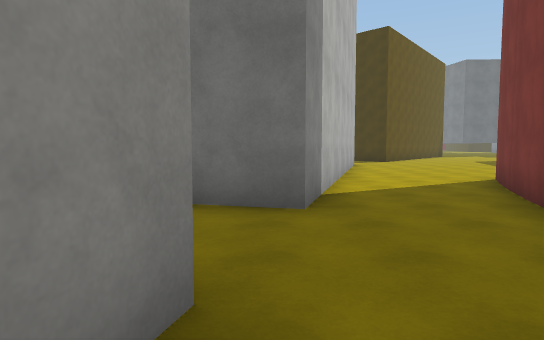
view 1 (above)

24 first-person views from a walk through a scene from a Unity 3-D project. The camera is 1.5 m above the floor, tilts 4° down and sees 75° across. The floor is counted in squares, 2 m on a side. Each view is taken from the middle of a square. On the plan, view 1 faces up. The plan holds only what a view shows up to about 11 squares ahead; the rest is blank. The place goes on beyond the plan. The player is left out. Surface patterns are stand-ins for the level's own textures.

view 2
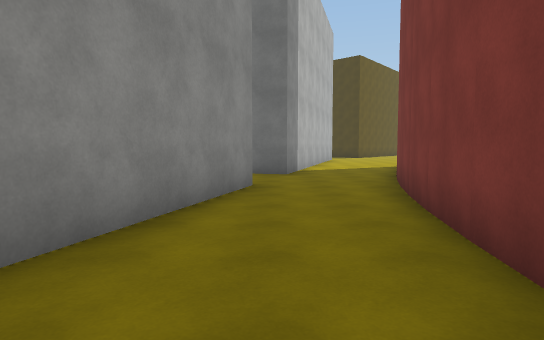

view 3
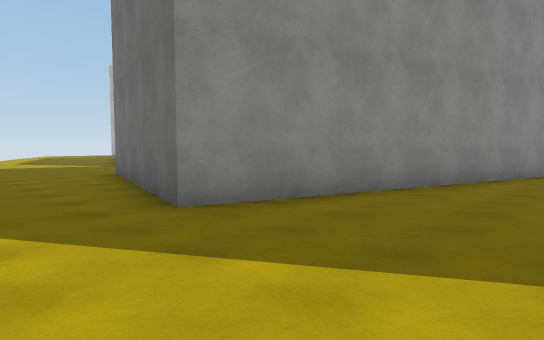

view 4
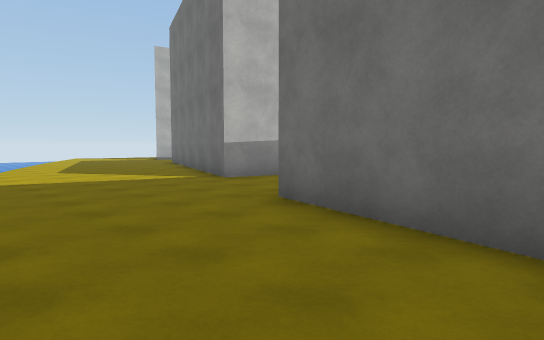

view 5
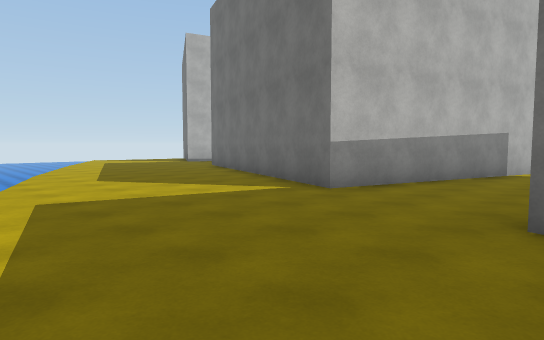

view 6
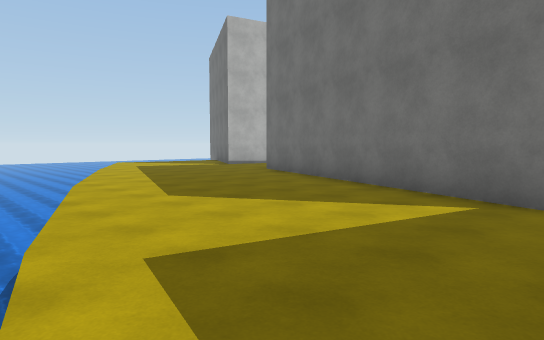

view 7
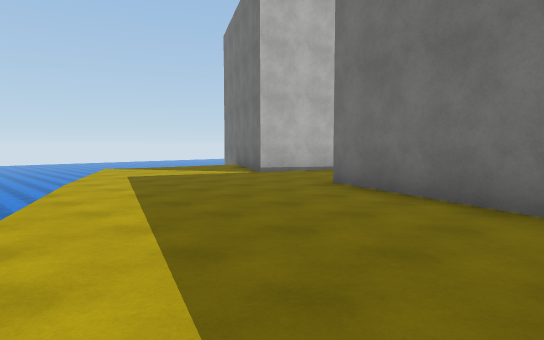

view 8
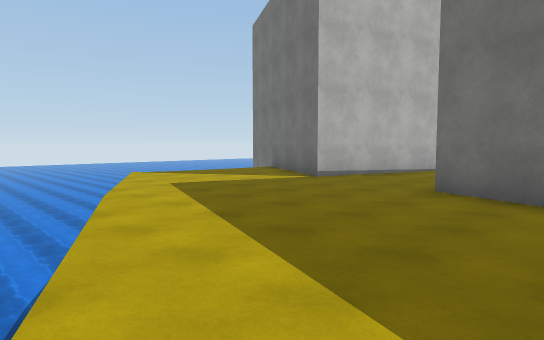

view 9
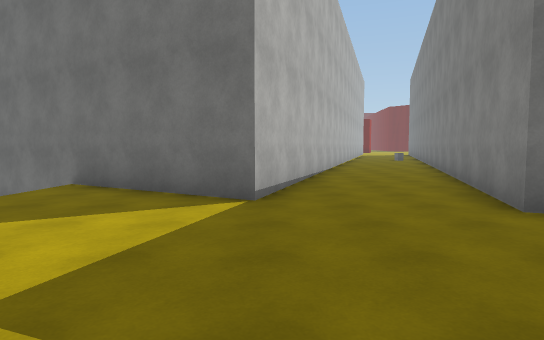

view 10
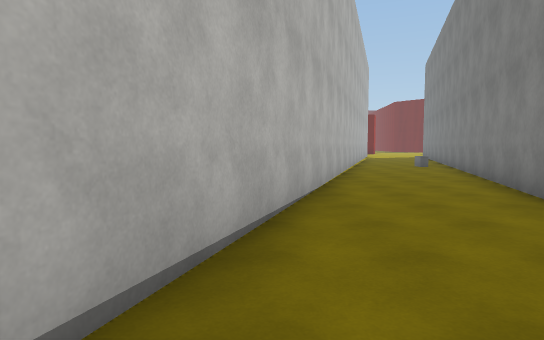

view 11
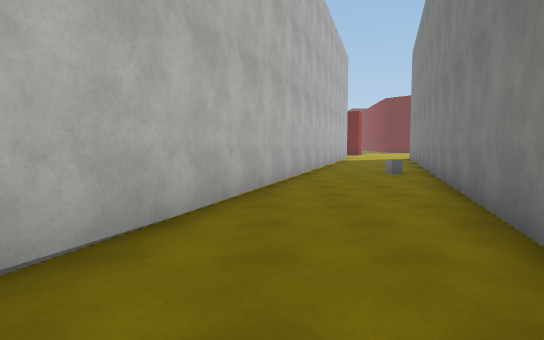

view 12
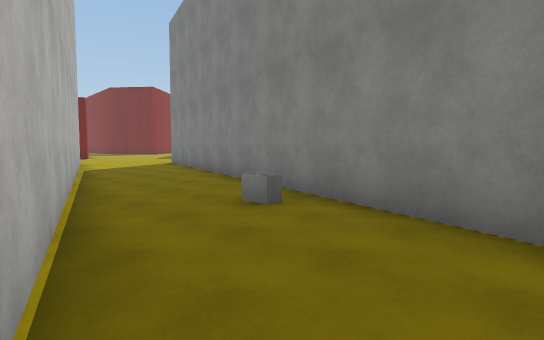

view 13
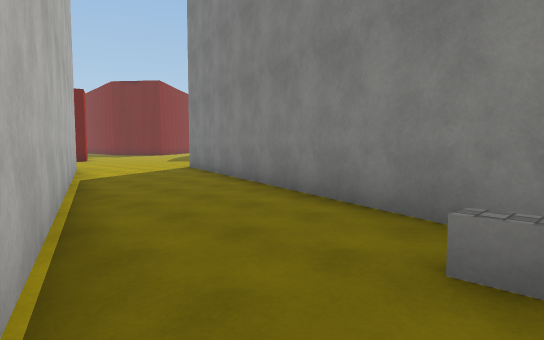

view 14
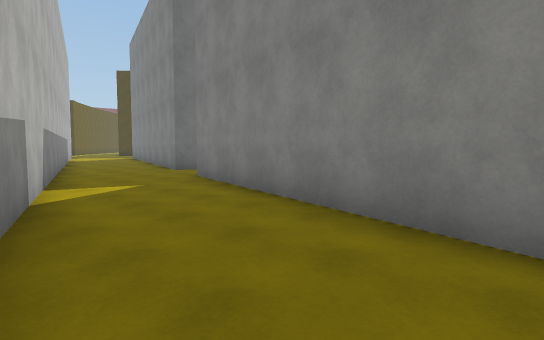

view 15
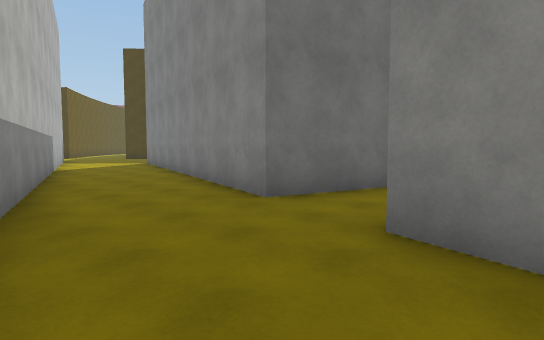

view 16
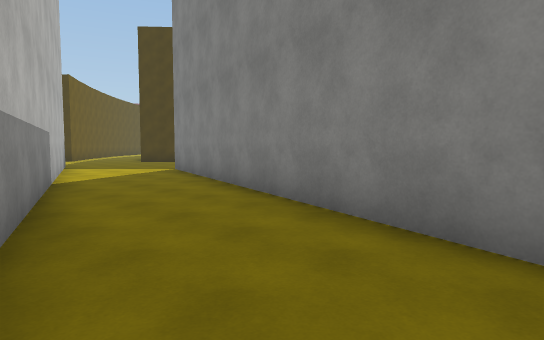

view 17
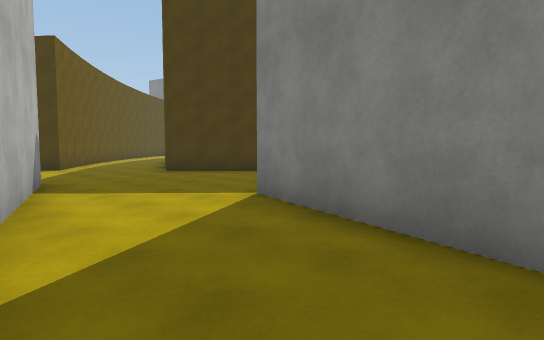

view 18
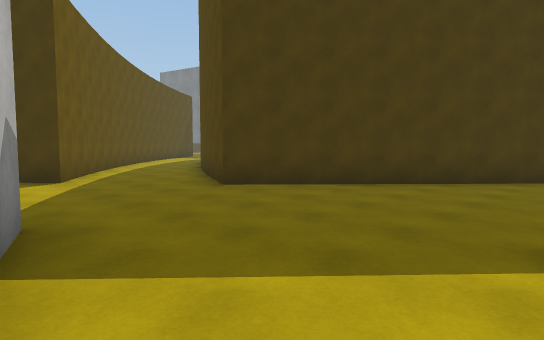

view 19
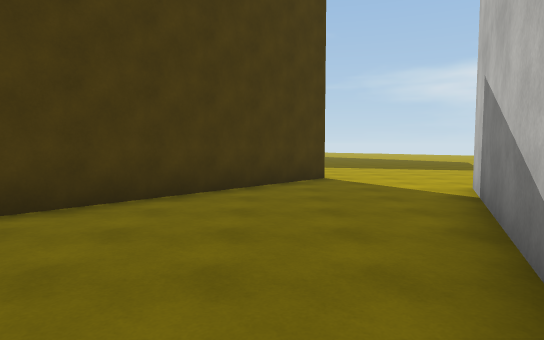

view 20
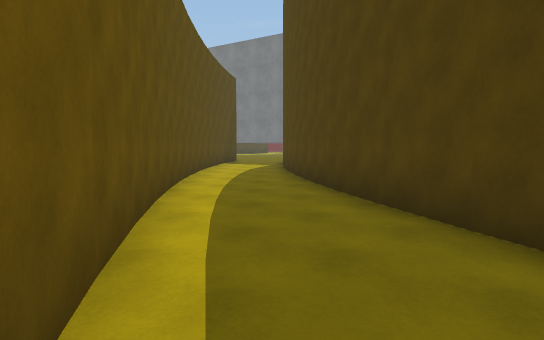

view 21
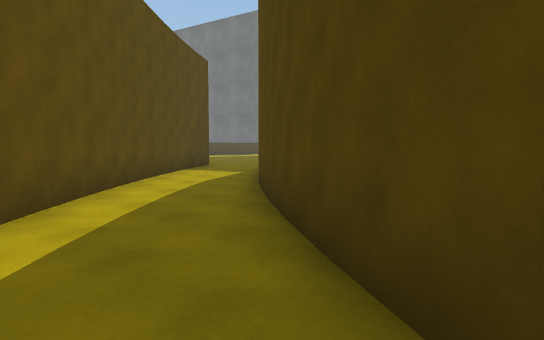

view 22
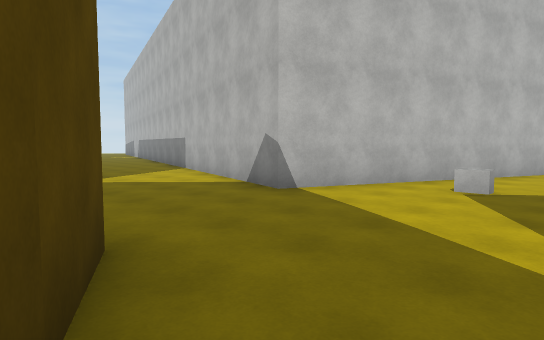

view 23
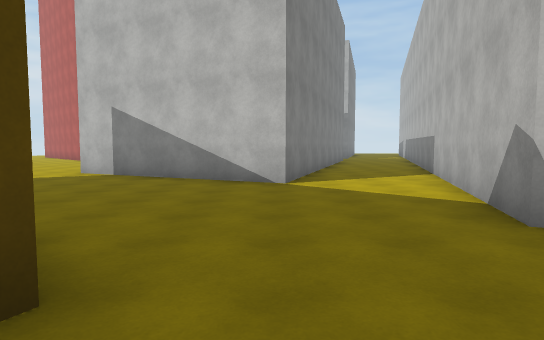

view 24
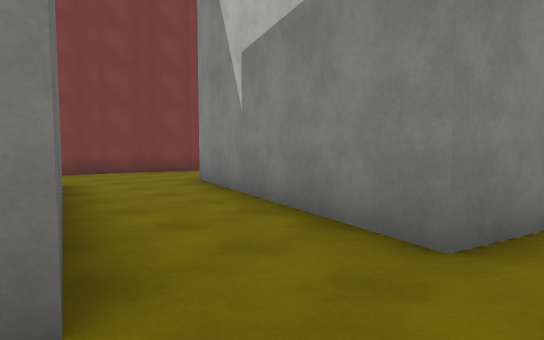

### Floor plan
Key: @ floor where view 1 was taken; # wall or solid block; . floor; v drop or lower ground; O other object.
Columns run from 26 left of view 1 to 6 right of it. Each row starts with its distance up from view 1.
 35                                ##
 34                               ##.
 33                              ##..
 32                             ##...
 31                            ##...
 30                           ##...#
 29                          ##...##
 28                          #...##
 27                         ##...#
 26                        ##...##
 25                       ##...##
 24                       .#...#
 23            #.   ..........##
 22           ##.. ##...O.....#
 21           #...# ####......##
 20           #...#    ###.....##
 19          ##...#      #......##
 18          #...##      #.......##
 17          #...#      ##........##
 16         ##...#      #...#......#.
 15         #...##      #...###......
 14         #...#      ##..## ###....
 13        ##...#      #...#    ##...
 12        #..O##      #...#      ...
 11        #...#      ##..##    #....
 10       ##...#      #...#     #....
  9       #...##      #...#    ##....
  8       #...#      ##..##    #....
  7       #...#      #...#     #...#
  6      ##..##      #...##   ##..##
  5      #...#       #....#####...#
  4      #...#      ##...........##
  3     ##..##      #...###......#
  2 ### #...#       #...# ####...#
  1 v.###...#      ##..##    #..##
  0 v..##..##      #...#     #@.#
 -1 v......###     #...#    ##..#
 -2 .........#### ##...#    #...#
 -3 ............###...##    #...#
 -4  v................#     #...
 -5 vv v..............###  ##..
 -6 vvvv v..............####...
 -7   vvvv vv...................
 -8     vvvvv vv................
 -9             vvv....... .....

Positions as (right, up) in squares from view 1, and headings:
1: (0, 0), facing up
2: (0, -5), facing up
3: (1, -9), facing up-left
4: (-5, -9), facing up-left
5: (-8, -9), facing up-left
6: (-11, -9), facing up-left
7: (-15, -7), facing up-left
8: (-17, -7), facing up-left
9: (-22, -5), facing up
10: (-21, 0), facing up
11: (-19, 3), facing up
12: (-19, 9), facing up-right
13: (-18, 12), facing up-right
14: (-11, -4), facing up-right
15: (-9, 2), facing up-right
16: (-8, 6), facing up-right
17: (-6, 12), facing up-right
18: (-5, 16), facing up-right
19: (-3, 17), facing right
20: (-3, 23), facing up-right
21: (0, 25), facing up-right
22: (0, 24), facing down-left
23: (-2, 23), facing down
24: (-7, 6), facing down-right
